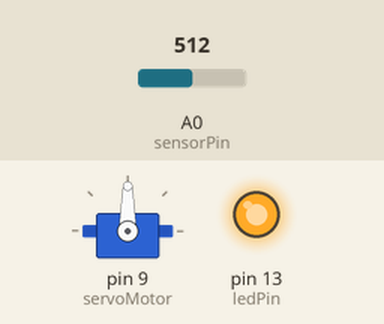
This sketch was run on a simulated Arduino Uno, built with avr-gcc and run on an emulated ATmega328P. Parts: servo, output pins drawn as LEDs (lit = HIGH). Inputs (shaded band) come from the test bench; at power-on: A0 (sensorPin) = 512.

Above: at 2.8 s.
2.9 s: A0 (sensorPin) set to 486
At 5.0 s:
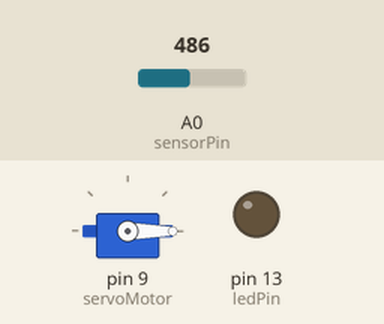
5.6 s: A0 (sensorPin) set to 510
At 7.0 s:
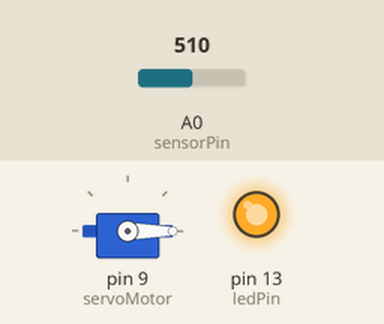
11.6 s: A0 (sensorPin) set to 490
At 12.0 s:
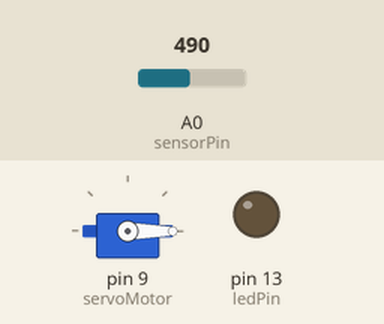
14.3 s: A0 (sensorPin) set to 511
At 15.1 s:
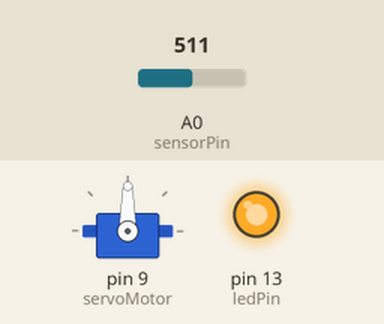
Timing chart, 0 to 21.3 s (numbered marks = the images above; inputs shaded):
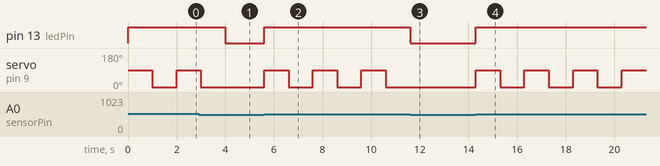

Measured:
- the behaviour switches between 501 and 500 on A0 (sensorPin) (found by bisection; images 0 and 1)
- after the input at 2.9 s, pin 13 (ledPin): HIGH → LOW after 1.1 s; servo on pin 9 (servoMotor): goes on until 3.0 s, then stays 0°
- after the input at 5.6 s, pin 13 (ledPin): LOW → HIGH at once; servo on pin 9 (servoMotor): alternates 90° for 1.0 s and 0° for 1.0 s, starting at once
- after the input at 11.6 s, pin 13 (ledPin): HIGH → LOW at once; servo on pin 9 (servoMotor): stays 0° (without the input it goes to 90° after 0.00 s)
- after the input at 14.3 s, pin 13 (ledPin): LOW → HIGH at once; servo on pin 9 (servoMotor): alternates 90° for 1.0 s and 0° for 1.0 s, starting at once

The sketch:

servoSensor.ino
```cpp
#include <Servo.h>

Servo servoMotor;

int sensorPin = A0;

int ledPin = 13;

int threshold = 500;

void setup() {

  pinMode(ledPin, OUTPUT);

  servoMotor.attach(9);

}

void loop() {

  int sensorValue = analogRead(sensorPin);

  if (sensorValue > threshold) {

    digitalWrite(ledPin, HIGH);

    servoMotor.write(90);

    delay(1000);

    servoMotor.write(0);

    delay(1000);  // Wait for 1 second

  } else {

    digitalWrite(ledPin, LOW);  // Turn off the LED

  }

}
```
